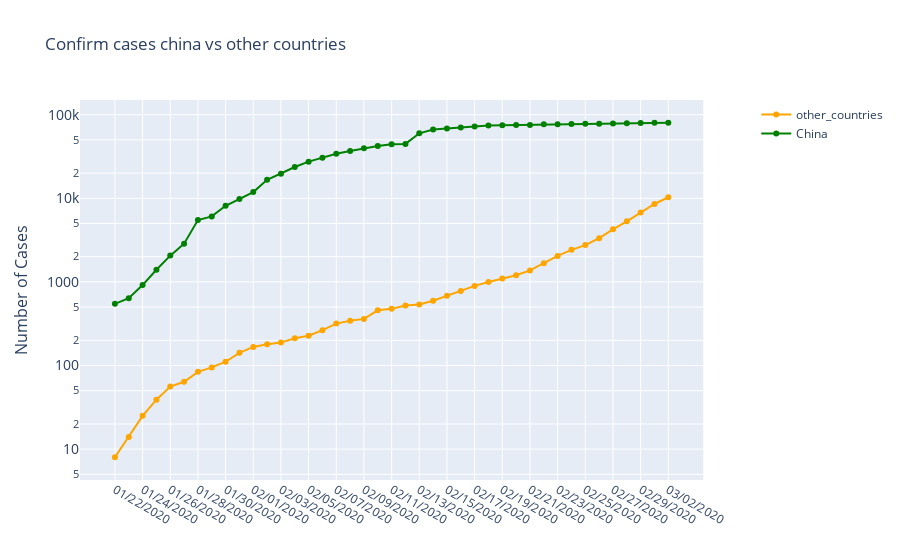

Notebook cell for this chart:
### Code cell
fig=go.Figure()
fig = make_subplots(specs=[[{"secondary_y": True}]])
# Add traces
fig.add_trace(
    go.Scatter(x=other_countries['ObservationDate'],y=other_countries['Confirmed'] ,name="other_countries",
   marker_color="orange",mode='lines+markers')
)

fig.add_trace(
    go.Scatter(x=china['ObservationDate'],y=china['Confirmed'], name="China",
   marker_color="Green",mode='lines+markers')
)


# Add figure title
fig.update_layout(
    title_text="Confirm cases china vs other countries",
    yaxis_type="log",
    yaxis=dict(
        title='Number of Cases',
        titlefont_size=16,
        tickfont_size=14,
)

)

fig.show()

### Figure 1 — Plotly figure (JSON) as saved in the notebook; plotly's stock layout.template omitted (floating-point values rounded to 4 significant figures)
{"data": [{"marker": {"color": "orange"}, "mode": "lines+markers", "name": "other_countries", "type": "scatter", "x": ["01/22/2020", "01/23/2020", "01/24/2020", "01/25/2020", "01/26/2020", "01/27/2020", "01/28/2020", "01/29/2020", "01/30/2020", "01/31/2020", "02/01/2020", "02/02/2020", "02/03/2020", "02/04/2020", "02/05/2020", "02/06/2020", "02/07/2020", "02/08/2020", "02/09/2020", "02/10/2020", "02/11/2020", "02/12/2020", "02/13/2020", "02/14/2020", "02/15/2020", "02/16/2020", "02/17/2020", "02/18/2020", "02/19/2020", "02/20/2020", "02/21/2020", "02/22/2020", "02/23/2020", "02/24/2020", "02/25/2020", "02/26/2020", "02/27/2020", "02/28/2020", "02/29/2020", "03/01/2020", "03/02/2020"], "y": [8, 14, 25, 39, 56, 64, 84, 95, 111, 142, 167, 180, 188, 212, 227, 265, 317, 343, 361, 457, 476, 523, 538, 595, 685, 780, 896, 999, 1095, 1200, 1371, 1677, 2047, 2418, 2755, 3332, 4258, 5300, 6762, 8545, 10283]}, {"marker": {"color": "Green"}, "mode": "lines+markers", "name": "China", "type": "scatter", "x": ["01/22/2020", "01/23/2020", "01/24/2020", "01/25/2020", "01/26/2020", "01/27/2020", "01/28/2020", "01/29/2020", "01/30/2020", "01/31/2020", "02/01/2020", "02/02/2020", "02/03/2020", "02/04/2020", "02/05/2020", "02/06/2020", "02/07/2020", "02/08/2020", "02/09/2020", "02/10/2020", "02/11/2020", "02/12/2020", "02/13/2020", "02/14/2020", "02/15/2020", "02/16/2020", "02/17/2020", "02/18/2020", "02/19/2020", "02/20/2020", "02/21/2020", "02/22/2020", "02/23/2020", "02/24/2020", "02/25/2020", "02/26/2020", "02/27/2020", "02/28/2020", "02/29/2020", "03/01/2020", "03/02/2020"], "y": [547, 639, 916, 1399, 2062, 2863, 5494, 6070, 8124, 9783, 11871, 16607, 19693, 23680, 27409, 30553, 34075, 36778, 39790, 42306, 44327, 44699, 59832, 66292, 68347, 70446, 72364, 74139, 74546, 74999, 75472, 76922, 76938, 77152, 77660, 78065, 78498, 78824, 79251, 79826, 80026]}], "layout": {"title": {"text": "Confirm cases china vs other countries"}, "xaxis": {"anchor": "y", "domain": [0, 0.94]}, "yaxis": {"anchor": "x", "domain": [0, 1], "tickfont": {"size": 14}, "title": {"font": {"size": 16}, "text": "Number of Cases"}, "type": "log"}, "yaxis2": {"anchor": "x", "overlaying": "y", "side": "right"}}}
